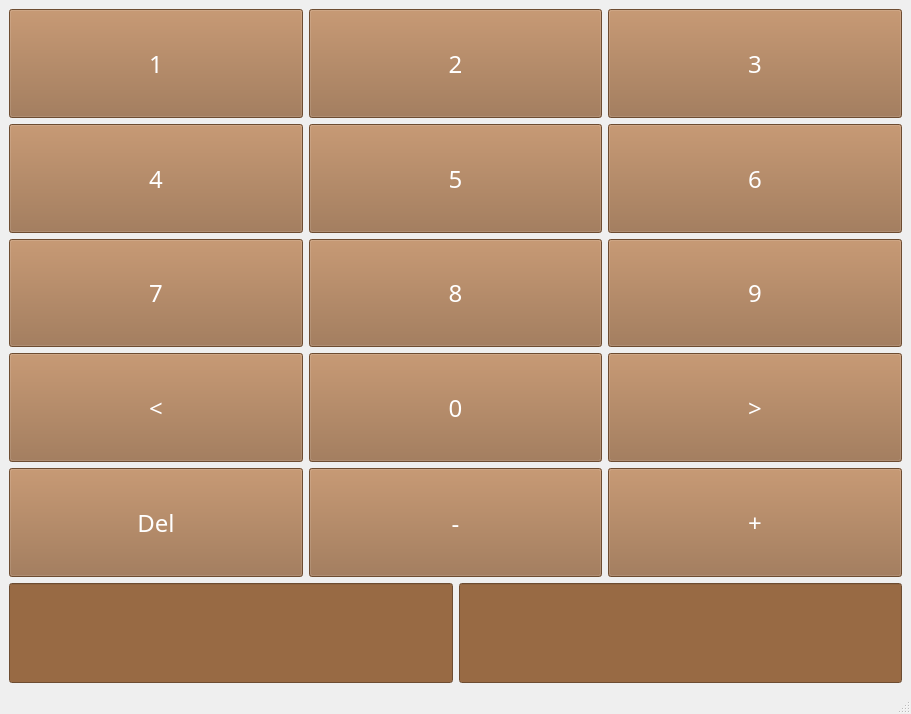
<?xml version="1.0" encoding="UTF-8"?>
<ui version="4.0">
 <class>MainWindow</class>
 <widget class="QMainWindow" name="MainWindow">
  <property name="geometry">
   <rect>
    <x>0</x>
    <y>0</y>
    <width>911</width>
    <height>714</height>
   </rect>
  </property>
  <property name="windowTitle">
   <string>Console</string>
  </property>
  <widget class="QWidget" name="centralwidget">
   <layout class="QGridLayout" name="gridLayout_2">
    <item row="0" column="0">
     <layout class="QVBoxLayout" name="verticalLayout">
      <item>
       <layout class="QGridLayout" name="gridLayout">
        <item row="0" column="2">
         <widget class="QPushButton" name="pushButton_3">
          <property name="sizePolicy">
           <sizepolicy hsizetype="Expanding" vsizetype="Expanding">
            <horstretch>0</horstretch>
            <verstretch>0</verstretch>
           </sizepolicy>
          </property>
          <property name="font">
           <font>
            <family>Kinnari</family>
            <pointsize>18</pointsize>
           </font>
          </property>
          <property name="cursor">
           <cursorShape>PointingHandCursor</cursorShape>
          </property>
          <property name="styleSheet">
           <string notr="true">background-color: rgb(152, 106, 68);
color:  rgb(255, 255, 255)</string>
          </property>
          <property name="text">
           <string>3</string>
          </property>
         </widget>
        </item>
        <item row="3" column="1">
         <widget class="QPushButton" name="pushButton_5">
          <property name="sizePolicy">
           <sizepolicy hsizetype="Expanding" vsizetype="Expanding">
            <horstretch>0</horstretch>
            <verstretch>0</verstretch>
           </sizepolicy>
          </property>
          <property name="font">
           <font>
            <family>Kinnari</family>
            <pointsize>18</pointsize>
           </font>
          </property>
          <property name="cursor">
           <cursorShape>PointingHandCursor</cursorShape>
          </property>
          <property name="styleSheet">
           <string notr="true">background-color: rgb(152, 106, 68);
color:  rgb(255, 255, 255)</string>
          </property>
          <property name="text">
           <string>5</string>
          </property>
         </widget>
        </item>
        <item row="7" column="0">
         <widget class="QPushButton" name="pushButton_11">
          <property name="sizePolicy">
           <sizepolicy hsizetype="Expanding" vsizetype="Expanding">
            <horstretch>0</horstretch>
            <verstretch>0</verstretch>
           </sizepolicy>
          </property>
          <property name="font">
           <font>
            <family>Kinnari</family>
            <pointsize>18</pointsize>
           </font>
          </property>
          <property name="styleSheet">
           <string notr="true">background-color: rgb(152, 106, 68);
color:  rgb(255, 255, 255)</string>
          </property>
          <property name="text">
           <string>&lt;</string>
          </property>
         </widget>
        </item>
        <item row="7" column="1">
         <widget class="QPushButton" name="pushButton_10">
          <property name="sizePolicy">
           <sizepolicy hsizetype="Expanding" vsizetype="Expanding">
            <horstretch>0</horstretch>
            <verstretch>0</verstretch>
           </sizepolicy>
          </property>
          <property name="font">
           <font>
            <family>Kinnari</family>
            <pointsize>18</pointsize>
           </font>
          </property>
          <property name="cursor">
           <cursorShape>PointingHandCursor</cursorShape>
          </property>
          <property name="styleSheet">
           <string notr="true">background-color: rgb(152, 106, 68);
color:  rgb(255, 255, 255)</string>
          </property>
          <property name="text">
           <string>0</string>
          </property>
         </widget>
        </item>
        <item row="6" column="2">
         <widget class="QPushButton" name="pushButton_9">
          <property name="sizePolicy">
           <sizepolicy hsizetype="Expanding" vsizetype="Expanding">
            <horstretch>0</horstretch>
            <verstretch>0</verstretch>
           </sizepolicy>
          </property>
          <property name="font">
           <font>
            <family>Kinnari</family>
            <pointsize>18</pointsize>
           </font>
          </property>
          <property name="cursor">
           <cursorShape>PointingHandCursor</cursorShape>
          </property>
          <property name="styleSheet">
           <string notr="true">background-color: rgb(152, 106, 68);
color:  rgb(255, 255, 255)</string>
          </property>
          <property name="text">
           <string>9</string>
          </property>
         </widget>
        </item>
        <item row="3" column="0">
         <widget class="QPushButton" name="pushButton_4">
          <property name="sizePolicy">
           <sizepolicy hsizetype="Expanding" vsizetype="Expanding">
            <horstretch>0</horstretch>
            <verstretch>0</verstretch>
           </sizepolicy>
          </property>
          <property name="font">
           <font>
            <family>Kinnari</family>
            <pointsize>18</pointsize>
           </font>
          </property>
          <property name="cursor">
           <cursorShape>PointingHandCursor</cursorShape>
          </property>
          <property name="styleSheet">
           <string notr="true">background-color: rgb(152, 106, 68);
color:  rgb(255, 255, 255)</string>
          </property>
          <property name="text">
           <string>4</string>
          </property>
         </widget>
        </item>
        <item row="6" column="1">
         <widget class="QPushButton" name="pushButton_8">
          <property name="sizePolicy">
           <sizepolicy hsizetype="Expanding" vsizetype="Expanding">
            <horstretch>0</horstretch>
            <verstretch>0</verstretch>
           </sizepolicy>
          </property>
          <property name="font">
           <font>
            <family>Kinnari</family>
            <pointsize>18</pointsize>
           </font>
          </property>
          <property name="cursor">
           <cursorShape>PointingHandCursor</cursorShape>
          </property>
          <property name="styleSheet">
           <string notr="true">background-color: rgb(152, 106, 68);
color:  rgb(255, 255, 255)</string>
          </property>
          <property name="text">
           <string>8</string>
          </property>
         </widget>
        </item>
        <item row="6" column="0">
         <widget class="QPushButton" name="pushButton_7">
          <property name="sizePolicy">
           <sizepolicy hsizetype="Expanding" vsizetype="Expanding">
            <horstretch>0</horstretch>
            <verstretch>0</verstretch>
           </sizepolicy>
          </property>
          <property name="font">
           <font>
            <family>Kinnari</family>
            <pointsize>18</pointsize>
           </font>
          </property>
          <property name="cursor">
           <cursorShape>PointingHandCursor</cursorShape>
          </property>
          <property name="styleSheet">
           <string notr="true">background-color: rgb(152, 106, 68);
color:  rgb(255, 255, 255)</string>
          </property>
          <property name="text">
           <string>7</string>
          </property>
         </widget>
        </item>
        <item row="7" column="2">
         <widget class="QPushButton" name="pushButton_12">
          <property name="sizePolicy">
           <sizepolicy hsizetype="Expanding" vsizetype="Expanding">
            <horstretch>0</horstretch>
            <verstretch>0</verstretch>
           </sizepolicy>
          </property>
          <property name="font">
           <font>
            <family>Kinnari</family>
            <pointsize>18</pointsize>
           </font>
          </property>
          <property name="styleSheet">
           <string notr="true">background-color: rgb(152, 106, 68);
color:  rgb(255, 255, 255)</string>
          </property>
          <property name="text">
           <string>&gt;</string>
          </property>
         </widget>
        </item>
        <item row="0" column="0">
         <widget class="QPushButton" name="pushButton">
          <property name="sizePolicy">
           <sizepolicy hsizetype="Expanding" vsizetype="Expanding">
            <horstretch>0</horstretch>
            <verstretch>0</verstretch>
           </sizepolicy>
          </property>
          <property name="font">
           <font>
            <family>Kinnari</family>
            <pointsize>18</pointsize>
           </font>
          </property>
          <property name="cursor">
           <cursorShape>PointingHandCursor</cursorShape>
          </property>
          <property name="mouseTracking">
           <bool>false</bool>
          </property>
          <property name="styleSheet">
           <string notr="true">background-color: rgb(152, 106, 68);
color:  rgb(255, 255, 255);</string>
          </property>
          <property name="text">
           <string>1</string>
          </property>
          <property name="checkable">
           <bool>false</bool>
          </property>
         </widget>
        </item>
        <item row="0" column="1">
         <widget class="QPushButton" name="pushButton_2">
          <property name="sizePolicy">
           <sizepolicy hsizetype="Expanding" vsizetype="Expanding">
            <horstretch>0</horstretch>
            <verstretch>0</verstretch>
           </sizepolicy>
          </property>
          <property name="font">
           <font>
            <family>Kinnari</family>
            <pointsize>18</pointsize>
           </font>
          </property>
          <property name="cursor">
           <cursorShape>PointingHandCursor</cursorShape>
          </property>
          <property name="styleSheet">
           <string notr="true">background-color: rgb(152, 106, 68);
color:  rgb(255, 255, 255)</string>
          </property>
          <property name="text">
           <string>2</string>
          </property>
         </widget>
        </item>
        <item row="3" column="2">
         <widget class="QPushButton" name="pushButton_6">
          <property name="sizePolicy">
           <sizepolicy hsizetype="Expanding" vsizetype="Expanding">
            <horstretch>0</horstretch>
            <verstretch>0</verstretch>
           </sizepolicy>
          </property>
          <property name="font">
           <font>
            <family>Kinnari</family>
            <pointsize>18</pointsize>
           </font>
          </property>
          <property name="cursor">
           <cursorShape>PointingHandCursor</cursorShape>
          </property>
          <property name="styleSheet">
           <string notr="true">background-color: rgb(152, 106, 68);
color:  rgb(255, 255, 255)</string>
          </property>
          <property name="text">
           <string>6</string>
          </property>
         </widget>
        </item>
        <item row="8" column="2">
         <widget class="QPushButton" name="pushButton_14">
          <property name="sizePolicy">
           <sizepolicy hsizetype="Expanding" vsizetype="Expanding">
            <horstretch>0</horstretch>
            <verstretch>0</verstretch>
           </sizepolicy>
          </property>
          <property name="font">
           <font>
            <family>Kinnari</family>
            <pointsize>18</pointsize>
           </font>
          </property>
          <property name="styleSheet">
           <string notr="true">background-color: rgb(152, 106, 68);
color:  rgb(255, 255, 255)</string>
          </property>
          <property name="text">
           <string>+</string>
          </property>
         </widget>
        </item>
        <item row="8" column="1">
         <widget class="QPushButton" name="pushButton_13">
          <property name="sizePolicy">
           <sizepolicy hsizetype="Expanding" vsizetype="Expanding">
            <horstretch>0</horstretch>
            <verstretch>0</verstretch>
           </sizepolicy>
          </property>
          <property name="font">
           <font>
            <family>Kinnari</family>
            <pointsize>18</pointsize>
           </font>
          </property>
          <property name="cursor">
           <cursorShape>SplitHCursor</cursorShape>
          </property>
          <property name="styleSheet">
           <string notr="true">background-color: rgb(152, 106, 68);
color:  rgb(255, 255, 255)</string>
          </property>
          <property name="text">
           <string>-</string>
          </property>
         </widget>
        </item>
        <item row="8" column="0">
         <widget class="QPushButton" name="pushButton_15">
          <property name="sizePolicy">
           <sizepolicy hsizetype="Minimum" vsizetype="Expanding">
            <horstretch>0</horstretch>
            <verstretch>0</verstretch>
           </sizepolicy>
          </property>
          <property name="font">
           <font>
            <family>Kinnari</family>
            <pointsize>18</pointsize>
           </font>
          </property>
          <property name="contextMenuPolicy">
           <enum>Qt::NoContextMenu</enum>
          </property>
          <property name="styleSheet">
           <string notr="true">background-color: rgb(152, 106, 68);
color:  rgb(255, 255, 255)</string>
          </property>
          <property name="text">
           <string>Del</string>
          </property>
         </widget>
        </item>
       </layout>
      </item>
      <item>
       <layout class="QHBoxLayout" name="horizontalLayout">
        <item>
         <widget class="QLineEdit" name="lineEdit">
          <property name="minimumSize">
           <size>
            <width>0</width>
            <height>100</height>
           </size>
          </property>
          <property name="font">
           <font>
            <family>Kinnari</family>
            <pointsize>18</pointsize>
           </font>
          </property>
          <property name="styleSheet">
           <string notr="true">background-color: rgb(152, 106, 68);
color:  rgb(255, 255, 255);
qproperty-alignment: 'AlignCenter';</string>
          </property>
          <property name="text">
           <string/>
          </property>
          <property name="readOnly">
           <bool>true</bool>
          </property>
         </widget>
        </item>
        <item>
         <widget class="QLineEdit" name="lineEdit_2">
          <property name="sizePolicy">
           <sizepolicy hsizetype="Expanding" vsizetype="Fixed">
            <horstretch>0</horstretch>
            <verstretch>0</verstretch>
           </sizepolicy>
          </property>
          <property name="minimumSize">
           <size>
            <width>0</width>
            <height>100</height>
           </size>
          </property>
          <property name="font">
           <font>
            <family>Kinnari</family>
            <pointsize>18</pointsize>
           </font>
          </property>
          <property name="styleSheet">
           <string notr="true">background-color: rgb(152, 106, 68);
color:  rgb(255, 255, 255);

qproperty-alignment: 'AlignCenter';</string>
          </property>
          <property name="text">
           <string/>
          </property>
          <property name="dragEnabled">
           <bool>false</bool>
          </property>
          <property name="readOnly">
           <bool>true</bool>
          </property>
         </widget>
        </item>
       </layout>
      </item>
     </layout>
    </item>
   </layout>
  </widget>
  <widget class="QMenuBar" name="menubar">
   <property name="geometry">
    <rect>
     <x>0</x>
     <y>0</y>
     <width>911</width>
     <height>22</height>
    </rect>
   </property>
  </widget>
  <widget class="QStatusBar" name="statusbar"/>
 </widget>
 <resources/>
 <connections>
  <connection>
   <sender>pushButton</sender>
   <signal>clicked()</signal>
   <receiver>MainWindow</receiver>
   <slot>add1()</slot>
   <hints>
    <hint type="sourcelabel">
     <x>102</x>
     <y>67</y>
    </hint>
    <hint type="destinationlabel">
     <x>109</x>
     <y>462</y>
    </hint>
   </hints>
  </connection>
  <connection>
   <sender>pushButton_2</sender>
   <signal>clicked()</signal>
   <receiver>MainWindow</receiver>
   <slot>add2()</slot>
   <hints>
    <hint type="sourcelabel">
     <x>206</x>
     <y>45</y>
    </hint>
    <hint type="destinationlabel">
     <x>272</x>
     <y>465</y>
    </hint>
   </hints>
  </connection>
  <connection>
   <sender>pushButton_3</sender>
   <signal>clicked()</signal>
   <receiver>MainWindow</receiver>
   <slot>add3()</slot>
   <hints>
    <hint type="sourcelabel">
     <x>378</x>
     <y>61</y>
    </hint>
    <hint type="destinationlabel">
     <x>461</x>
     <y>444</y>
    </hint>
   </hints>
  </connection>
  <connection>
   <sender>pushButton_4</sender>
   <signal>clicked()</signal>
   <receiver>MainWindow</receiver>
   <slot>add4()</slot>
   <hints>
    <hint type="sourcelabel">
     <x>89</x>
     <y>118</y>
    </hint>
    <hint type="destinationlabel">
     <x>47</x>
     <y>451</y>
    </hint>
   </hints>
  </connection>
  <connection>
   <sender>pushButton_5</sender>
   <signal>clicked()</signal>
   <receiver>MainWindow</receiver>
   <slot>add5()</slot>
   <hints>
    <hint type="sourcelabel">
     <x>267</x>
     <y>128</y>
    </hint>
    <hint type="destinationlabel">
     <x>180</x>
     <y>444</y>
    </hint>
   </hints>
  </connection>
  <connection>
   <sender>pushButton_6</sender>
   <signal>clicked()</signal>
   <receiver>MainWindow</receiver>
   <slot>add6()</slot>
   <hints>
    <hint type="sourcelabel">
     <x>336</x>
     <y>121</y>
    </hint>
    <hint type="destinationlabel">
     <x>415</x>
     <y>453</y>
    </hint>
   </hints>
  </connection>
  <connection>
   <sender>pushButton_7</sender>
   <signal>clicked()</signal>
   <receiver>MainWindow</receiver>
   <slot>add7()</slot>
   <hints>
    <hint type="sourcelabel">
     <x>77</x>
     <y>159</y>
    </hint>
    <hint type="destinationlabel">
     <x>74</x>
     <y>479</y>
    </hint>
   </hints>
  </connection>
  <connection>
   <sender>pushButton_8</sender>
   <signal>clicked()</signal>
   <receiver>MainWindow</receiver>
   <slot>add8()</slot>
   <hints>
    <hint type="sourcelabel">
     <x>203</x>
     <y>171</y>
    </hint>
    <hint type="destinationlabel">
     <x>221</x>
     <y>474</y>
    </hint>
   </hints>
  </connection>
  <connection>
   <sender>pushButton_9</sender>
   <signal>clicked()</signal>
   <receiver>MainWindow</receiver>
   <slot>add9()</slot>
   <hints>
    <hint type="sourcelabel">
     <x>375</x>
     <y>168</y>
    </hint>
    <hint type="destinationlabel">
     <x>466</x>
     <y>482</y>
    </hint>
   </hints>
  </connection>
  <connection>
   <sender>pushButton_11</sender>
   <signal>clicked()</signal>
   <receiver>MainWindow</receiver>
   <slot>back()</slot>
   <hints>
    <hint type="sourcelabel">
     <x>100</x>
     <y>234</y>
    </hint>
    <hint type="destinationlabel">
     <x>69</x>
     <y>513</y>
    </hint>
   </hints>
  </connection>
  <connection>
   <sender>pushButton_10</sender>
   <signal>clicked()</signal>
   <receiver>MainWindow</receiver>
   <slot>add0()</slot>
   <hints>
    <hint type="sourcelabel">
     <x>240</x>
     <y>219</y>
    </hint>
    <hint type="destinationlabel">
     <x>264</x>
     <y>490</y>
    </hint>
   </hints>
  </connection>
  <connection>
   <sender>pushButton_12</sender>
   <signal>clicked()</signal>
   <receiver>MainWindow</receiver>
   <slot>forward()</slot>
   <hints>
    <hint type="sourcelabel">
     <x>383</x>
     <y>224</y>
    </hint>
    <hint type="destinationlabel">
     <x>371</x>
     <y>498</y>
    </hint>
   </hints>
  </connection>
  <connection>
   <sender>pushButton_15</sender>
   <signal>clicked()</signal>
   <receiver>MainWindow</receiver>
   <slot>del()</slot>
   <hints>
    <hint type="sourcelabel">
     <x>73</x>
     <y>277</y>
    </hint>
    <hint type="destinationlabel">
     <x>153</x>
     <y>532</y>
    </hint>
   </hints>
  </connection>
  <connection>
   <sender>pushButton_13</sender>
   <signal>clicked()</signal>
   <receiver>MainWindow</receiver>
   <slot>minus()</slot>
   <hints>
    <hint type="sourcelabel">
     <x>224</x>
     <y>284</y>
    </hint>
    <hint type="destinationlabel">
     <x>305</x>
     <y>532</y>
    </hint>
   </hints>
  </connection>
  <connection>
   <sender>pushButton_14</sender>
   <signal>clicked()</signal>
   <receiver>MainWindow</receiver>
   <slot>plus()</slot>
   <hints>
    <hint type="sourcelabel">
     <x>376</x>
     <y>284</y>
    </hint>
    <hint type="destinationlabel">
     <x>476</x>
     <y>520</y>
    </hint>
   </hints>
  </connection>
 </connections>
 <slots>
  <slot>add0()</slot>
  <slot>add1()</slot>
  <slot>add2()</slot>
  <slot>add3()</slot>
  <slot>add4()</slot>
  <slot>add5()</slot>
  <slot>add6()</slot>
  <slot>add7()</slot>
  <slot>add8()</slot>
  <slot>add9()</slot>
  <slot>plus()</slot>
  <slot>minus()</slot>
  <slot>back()</slot>
  <slot>forward()</slot>
  <slot>del()</slot>
 </slots>
</ui>
